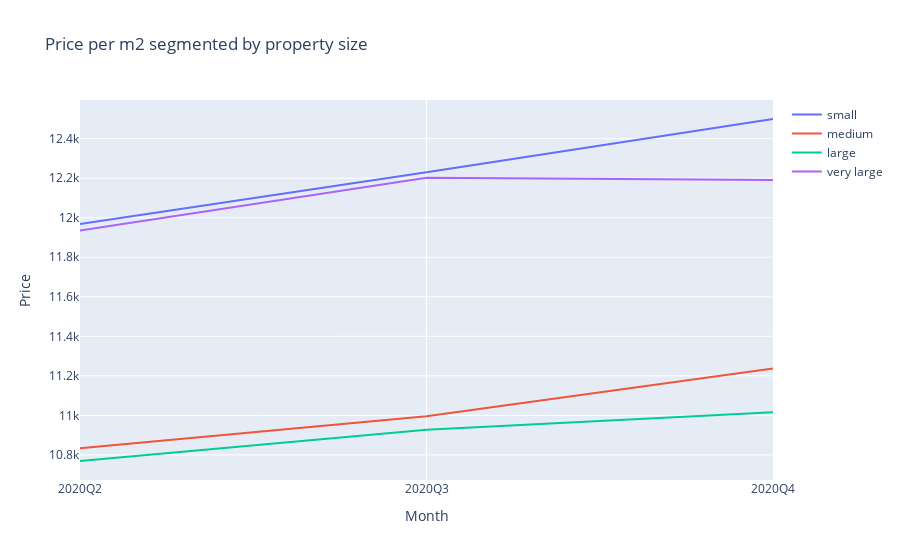

This figure's notebook cell:
### Code cell
data = []
for area_group in df_graph.Area_group.unique():
    df_temp = df_graph.query("Area_group == '{}'".format(area_group))
    
    
    trace=go.Scatter(
                x=df_temp.offer_date_q,
                y=df_temp.unit_price,
                mode='lines',
                marker=dict(
                size=5

                ),
            name=area_group,

            )
    data.append(trace)
    
figure=go.Figure(
    data=data,
    layout=go.Layout(
        title="Price per m2 segmented by property size",
            yaxis=dict(title="Price"),
        xaxis=dict(title="Month",type="category")

    
    ))
iplot(figure)

### Figure 1 — Plotly figure (JSON) as saved in the notebook; plotly's stock layout.template omitted (floating-point values rounded to 4 significant figures)
{"data": [{"marker": {"size": 5}, "mode": "lines", "name": "small", "type": "scatter", "x": ["2020Q2", "2020Q3", "2020Q4"], "y": [11970.0, 12230.0, 12500.0]}, {"marker": {"size": 5}, "mode": "lines", "name": "medium", "type": "scatter", "x": ["2020Q2", "2020Q3", "2020Q4"], "y": [10830.0, 11000.0, 11240.0]}, {"marker": {"size": 5}, "mode": "lines", "name": "large", "type": "scatter", "x": ["2020Q2", "2020Q3", "2020Q4"], "y": [10770.0, 10930.0, 11020.0]}, {"marker": {"size": 5}, "mode": "lines", "name": "very large", "type": "scatter", "x": ["2020Q2", "2020Q3", "2020Q4"], "y": [11930.0, 12200.0, 12190.0]}], "layout": {"title": {"text": "Price per m2 segmented by property size"}, "xaxis": {"title": {"text": "Month"}, "type": "category"}, "yaxis": {"title": {"text": "Price"}}}}
